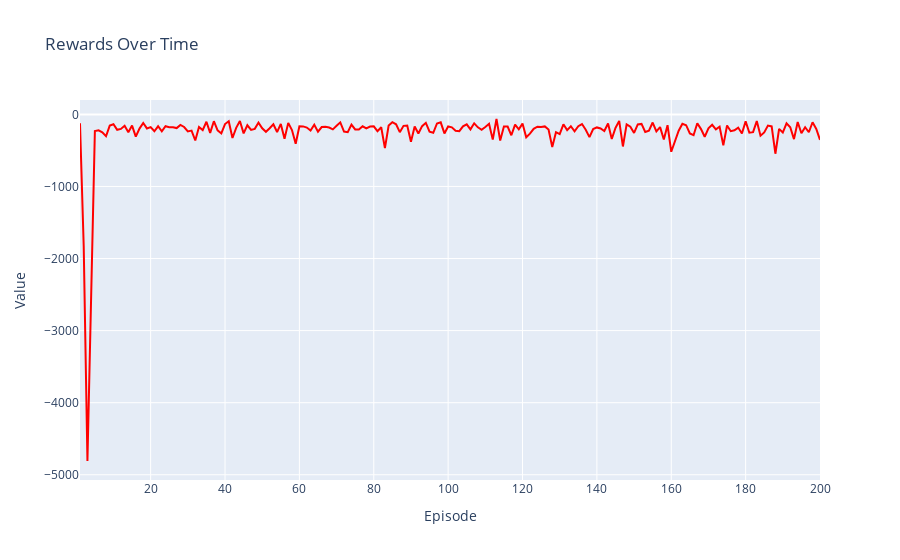

Notebook source saved alongside this figure:
### Code cell
visualize(rewards, list(range(1, num_episodes+1)), 'Rewards')

### Figure 1 — Plotly figure (JSON) as saved in the notebook; plotly's stock layout.template omitted (floating-point values rounded to 4 significant figures; data arrays with more than 128 entries replaced by an {"elided": "..."} marker saying what was removed)
{"data": [{"line": {"color": "red"}, "mode": "lines", "name": "Rewards", "type": "scatter", "x": {"elided": "200 int values"}, "y": {"elided": "200 int values"}}], "layout": {"autosize": true, "legend": {"title": {"text": "Legend"}}, "title": {"text": "Rewards Over Time"}, "xaxis": {"autorange": true, "range": [1, 200], "title": {"text": "Episode"}, "type": "linear"}, "yaxis": {"autorange": true, "range": [-5073.0, 199.6], "title": {"text": "Value"}, "type": "linear"}}}
